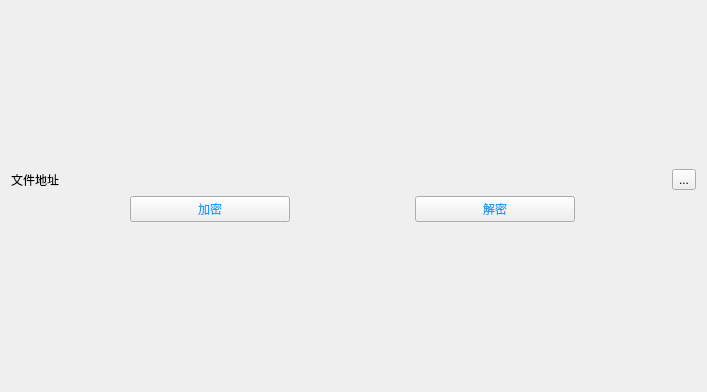
<?xml version="1.0" encoding="UTF-8"?>
<ui version="4.0">
 <class>Form</class>
 <widget class="QWidget" name="Form">
  <property name="geometry">
   <rect>
    <x>0</x>
    <y>0</y>
    <width>707</width>
    <height>392</height>
   </rect>
  </property>
  <property name="windowTitle">
   <string>Form</string>
  </property>
  <property name="styleSheet">
   <string notr="true">QPushButton{
    color: rgb(28, 157, 238);
    font-family:微软雅黑;
}
QPlainText:hover { color: blue }</string>
  </property>
  <layout class="QVBoxLayout" name="verticalLayout_2">
   <item>
    <layout class="QVBoxLayout" name="verticalLayout">
     <item>
      <layout class="QHBoxLayout" name="horizontalLayout_2">
       <item>
        <widget class="QLabel" name="label">
         <property name="text">
          <string>文件地址</string>
         </property>
        </widget>
       </item>
       <item>
        <widget class="QToolButton" name="toolButton">
         <property name="text">
          <string>...</string>
         </property>
        </widget>
       </item>
      </layout>
     </item>
     <item>
      <layout class="QHBoxLayout" name="horizontalLayout_3">
       <item>
        <widget class="QPushButton" name="encodeButton">
         <property name="maximumSize">
          <size>
           <width>160</width>
           <height>16777215</height>
          </size>
         </property>
         <property name="text">
          <string>加密</string>
         </property>
         <property name="iconSize">
          <size>
           <width>20</width>
           <height>20</height>
          </size>
         </property>
        </widget>
       </item>
       <item>
        <widget class="QPushButton" name="decodeButton">
         <property name="maximumSize">
          <size>
           <width>160</width>
           <height>16777215</height>
          </size>
         </property>
         <property name="text">
          <string>解密</string>
         </property>
        </widget>
       </item>
      </layout>
     </item>
    </layout>
   </item>
  </layout>
 </widget>
 <resources/>
 <connections/>
</ui>
